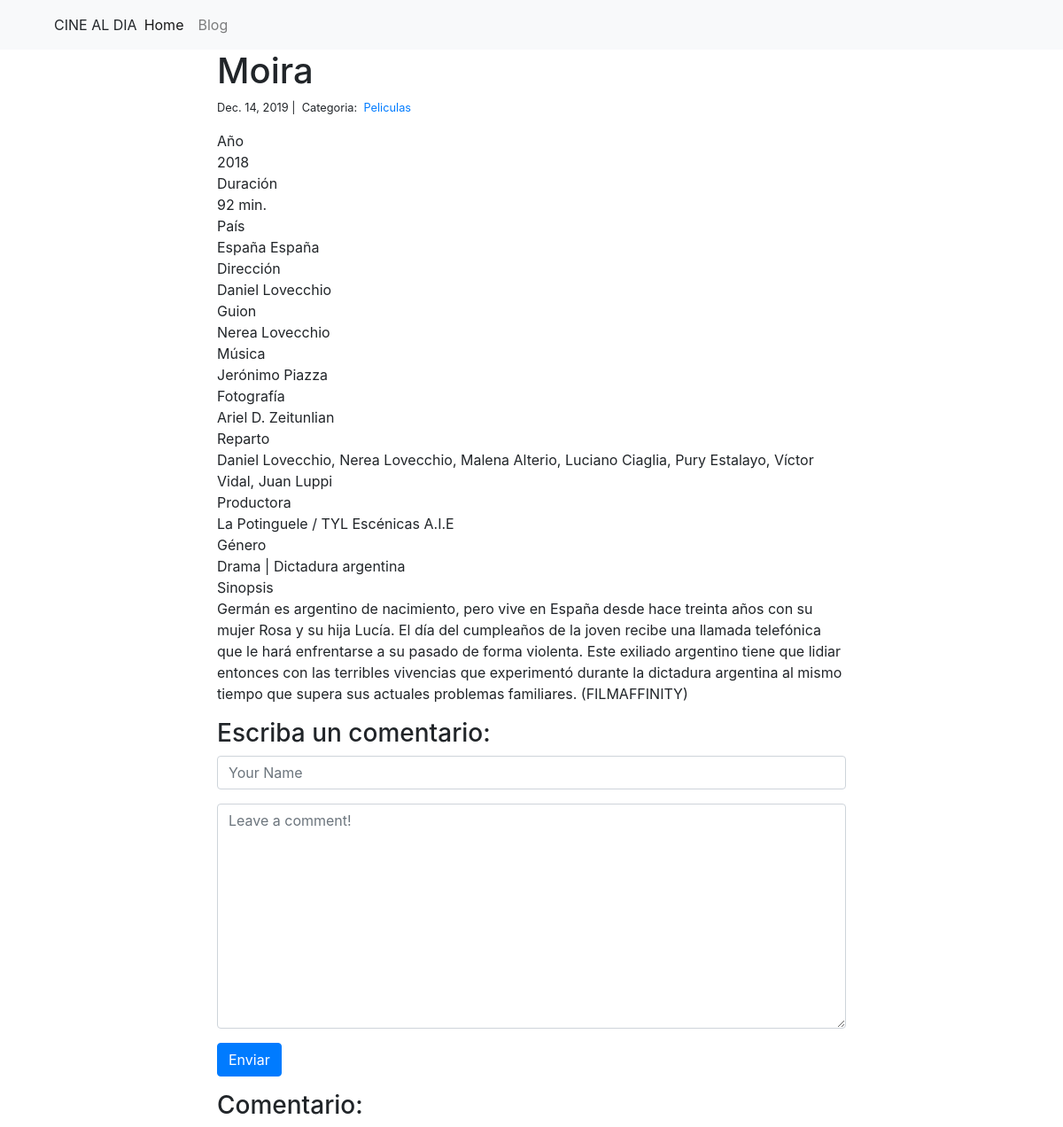
The app's page /blog/4/ with its own data.
### blog/models.py (models this page shows)
class Post(models.Model):
    title = models.CharField(max_length=255)
    body = models.TextField()
    created_on = models.DateTimeField(auto_now_add=True)
    last_modified = models.DateTimeField(auto_now=True)
    categories = models.ManyToManyField("Category", related_name="posts")

class Category(models.Model):
    name = models.CharField(max_length=20)

### blog/views.py (the view, shortened to what this page needs)
# urls.py: path("<int:pk>/", views.blog_detail, name="blog_detail"),
def blog_detail(request, pk):
    post = Post.objects.get(pk=pk)
    comments = Comment.objects.filter(post=post)
    form = CommentForm()
    context = {"post": post, "comments": comments, "form": form}
    return render(request, "blog_detail.html", context)

### blog/forms.py
class CommentForm(forms.Form):
    author = forms.CharField(
        max_length=60,
        widget=forms.TextInput(attrs={
            "class": "form-control",
            "placeholder": "Your Name"
        })
    )
    body = forms.CharField(widget=forms.Textarea(
        attrs={
            "class": "form-control",
            "placeholder": "Leave a comment!"
        })
    )

### blog/templates/blog_detail.html (shortened to what this page needs)
{% extends "base.html" %}
{% block page_content %}
<div class="col-md-8 offset-md-2">
    <h1>{{ post.title }}</h1>
    <small>
        {{ post.created_on.date }} |&nbsp;
        Categoria:&nbsp;
        {% for category in post.categories.all %}
        <a href="{% url 'blog_category' category.name %}">
            {{ category.name }}
        </a>&nbsp;
        {% endfor %}
    </small>
    <p>{{ post.body | linebreaks }}</p>
    <h3>Escriba un comentario:</h3>
    <form action="/blog/{{ post.pk }}/" method="post">
        <div class="form-group">
            {{ form.author }}
        </div>
        <div class="form-group">
            {{ form.body }}
        </div>
        <button type="submit" class="btn btn-primary">Enviar</button>
    </form>
    <h3>Comentario:</h3>
</div>
{% endblock %}

### records on screen
Post: title "Moira", created_on "Dec. 14, 2019", body "Año 2018 Duración 92 min. País España España Dirección Daniel Lovecchio Guion Nerea Lovecchio Música Jerónimo Piazza Fotografía Ariel D. Zeitunlian Reparto Daniel Lovecchio, Nerea Lovecchio, Malena Alterio, Luciano Ciaglia, Pury Estalayo, Víctor Vidal, Juan Luppi Productora La Potinguele / TYL Escénicas A.I.E Género Drama | Dictadura argentina Sinopsis Germán es argentino de nacimiento, pero vive en España desde hace treinta años con su mujer Rosa y su hija Lucía. El día del cumpleaños de la joven recibe una llamada telefónica que le hará enfrentarse a su pasado de forma violenta. Este exiliado argentino tiene que lidiar entonces con las terribles vivencias que experimentó durante la…"
Category: name "Peliculas"
